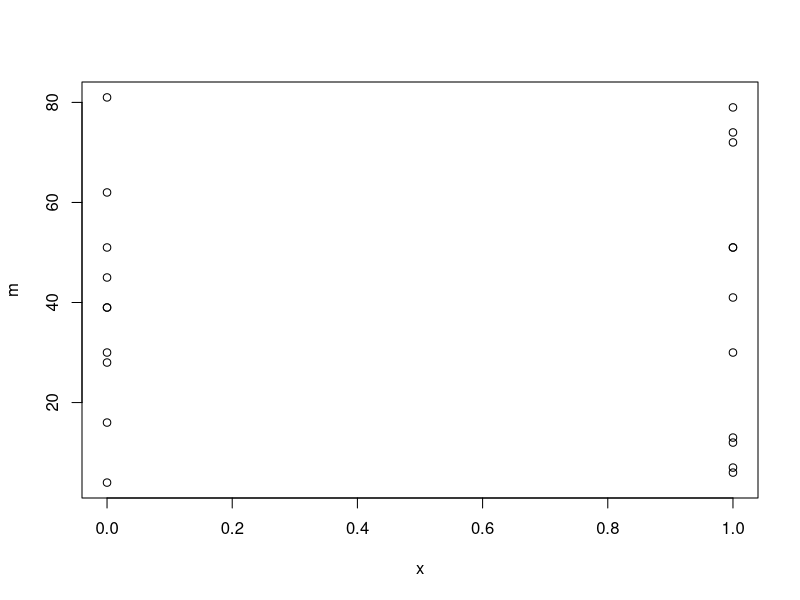
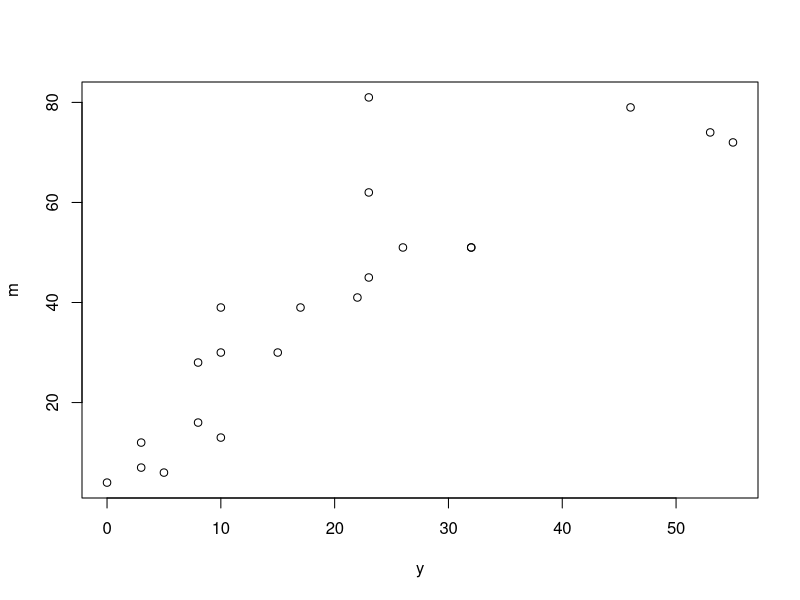
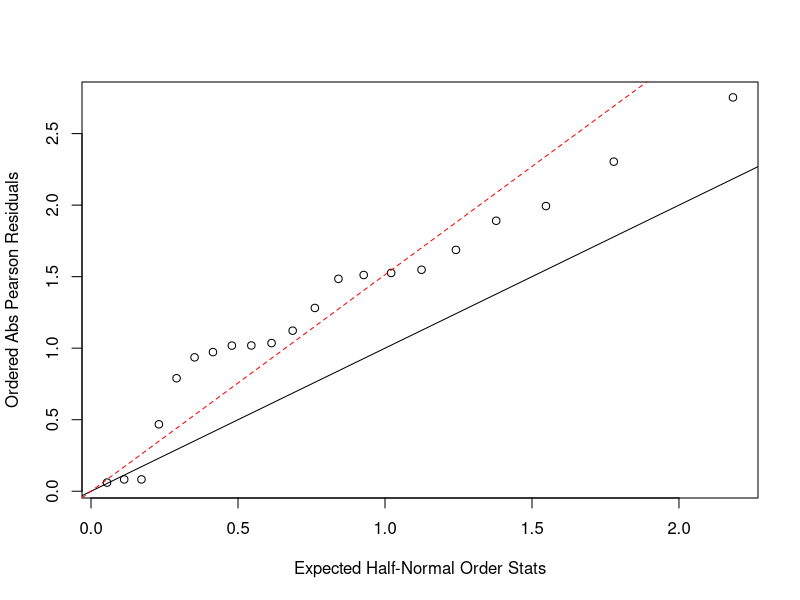

Reproduce these figures in R, in order.
## ---- chunk 1
knitr::opts_chunk$set(echo = TRUE)
library(tidyverse)
library(psych)
## ---- chunk 2
# load data
age = seq(from = 25, to = 75, by = 10) |> 
  rep(2)
case = c(1, 4, 25, 42, 19, 5, 0, 5, 21, 34, 36, 8)
control = c(9, 26, 29, 27, 18, 0, 106, 164, 138, 139, 88, 31)
alc = c(rep(1,6), rep(0, 6))
resp = cbind(case, control)

# Model fitting using logit link
glm_logit=glm(resp ~ alc + age, family=binomial(link='logit'))
summary(glm_logit)
## ---- chunk 3
age = c(1:6) |> 
  factor()
ind = dummy.code(age)
grp1 = rep(ind[,1],2)
grp2 = rep(ind[,2],2)
grp3 = rep(ind[,3],2)
grp4 = rep(ind[,4],2)
grp5 = rep(ind[,5],2)
grp6 = rep(ind[,6],2)

M_0 = glm(resp ~ grp1 + grp2 + grp3 + grp4 + grp5 + grp6, family = binomial(link = 'logit'))
summary(M_0)
dev_m0 = residuals(M_0, type = "deviance")^2 |> sum()

M_1 = glm(resp ~ alc + grp1 + grp2 + grp3 + grp4 + grp5 + grp6, family = binomial(link = 'logit'))
summary(M_1)
dev_m2 = residuals(M_1, type = "deviance")^2 |> sum()
## ---- chunk 4
# input data
x=c(rep(0,10),rep(1,11))
y=c(10,23,23,26,17,8,10,8,23,0,5,53,55,32,46,10,3,22,15,32,3) # survive=1
m=c(39,62,81,51,39,16,30,28,45,4,6,74,72,51,79,13,12,41,30,51,7)
data=data.frame(x,y,m)
plot(x,m)
plot(y,m)
summary(m-y) ## m >= y

# fit binomial (logistic) without dispersion
none.disp=glm(cbind(y,m-y)~x, family=binomial(link='logit'))
summary(none.disp)
G.stat=sum(residuals(none.disp,type='pearson')^2) # pearson chisq 
G.stat
## ---- chunk 5
# goodness of fit
pval=1-pchisq(none.disp$deviance,21-3) 
pval # bad fit, reject the fitting
## ---- chunk 6
# calc dispersion para in 2 methods
# the first method
phi=G.stat/(21-3)
phi

# the second method
tilde.phi=none.disp$deviance/none.disp$df.residual
tilde.phi # similar to the one estimated from pearson chisq 

# test over-dispersion (half normal plot)
res=residuals(none.disp,type='pearson')
plot(qnorm((21+1:21+0.5)/(2*21+1.125)),sort(abs(res)),xlab='Expected Half-Normal Order Stats',ylab='Ordered Abs Pearson Residuals')
abline(a=0,b=1)
abline(a=0,b=sqrt(phi),lty=2, col = 'red')
## ---- chunk 7
# fit model with constant over-dispersion
summary(none.disp,dispersion=phi)
